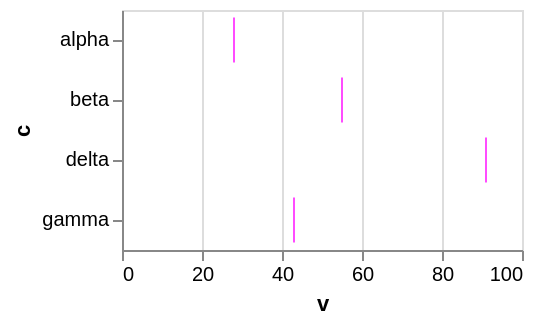

This figure's Vega-Lite source:
### Vega-Lite specification from a JSON file in a GitHub repository (floating-point values rounded to 4 significant figures)
{"$schema": "https://vega.github.io/schema/vega-lite/v6.json", "width": 200, "height": 120, "data": {"values": [{"c": "alpha", "v": 28, "w": 3, "t": "2024-01-07"}, {"c": "beta", "v": 55, "w": 7, "t": "2024-03-19"}, {"c": "gamma", "v": 43, "w": 5, "t": "2024-06-02"}, {"c": "delta", "v": 91, "w": 9, "t": "2024-09-11"}]}, "mark": "tick", "encoding": {"x": {"field": "v", "type": "quantitative"}, "y": {"field": "c", "type": "nominal"}}, "config": {"tick": {"color": "fuchsia"}}}
